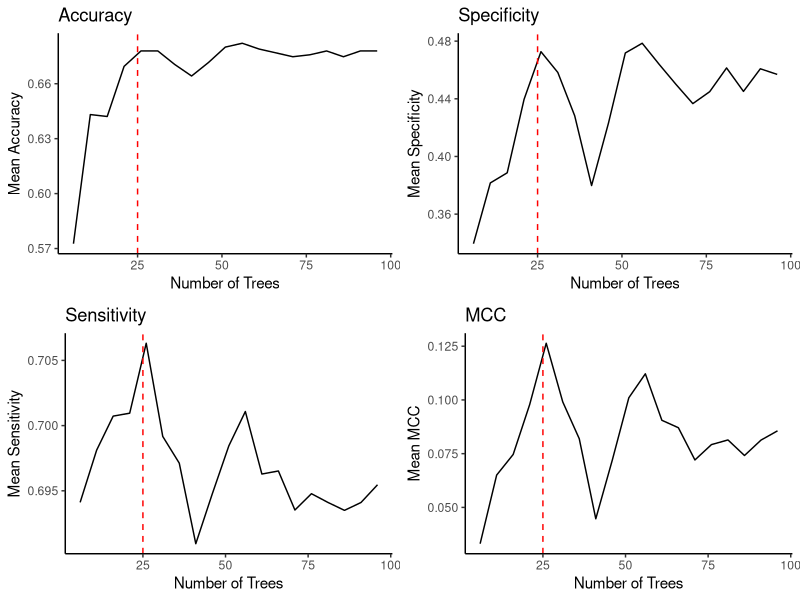
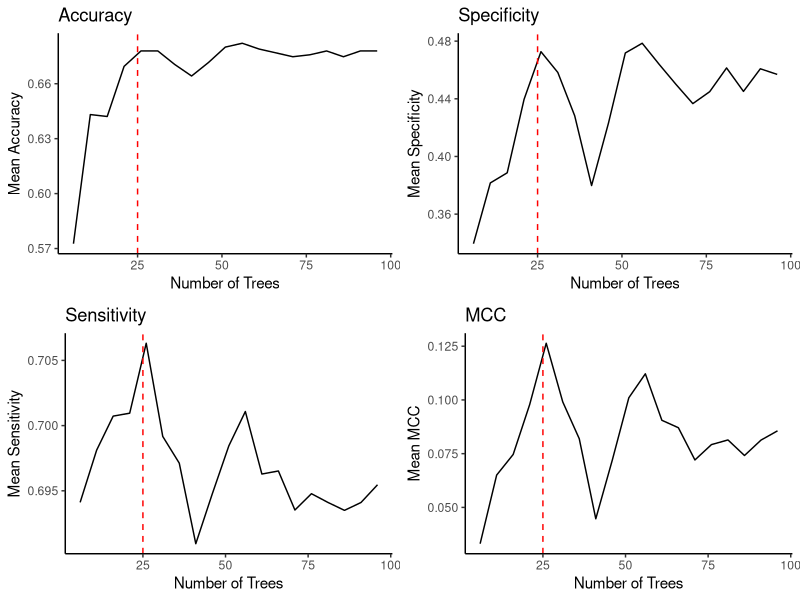
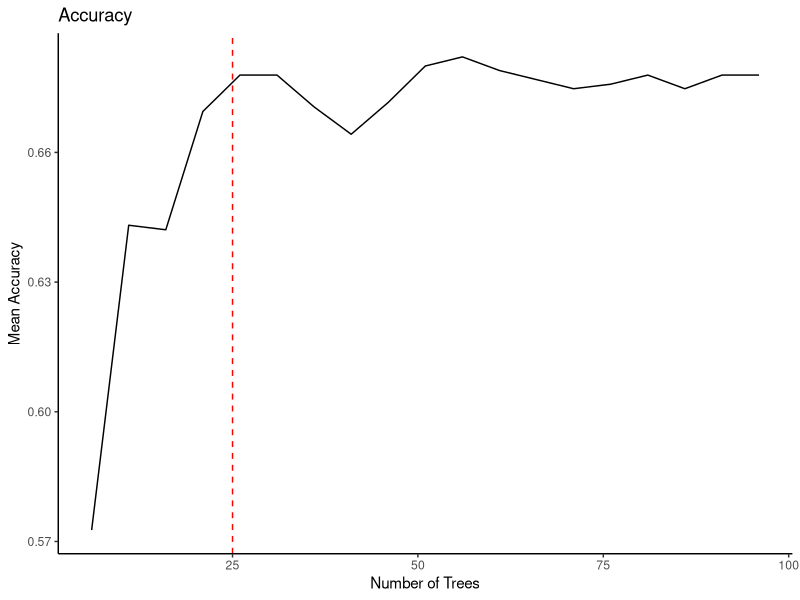
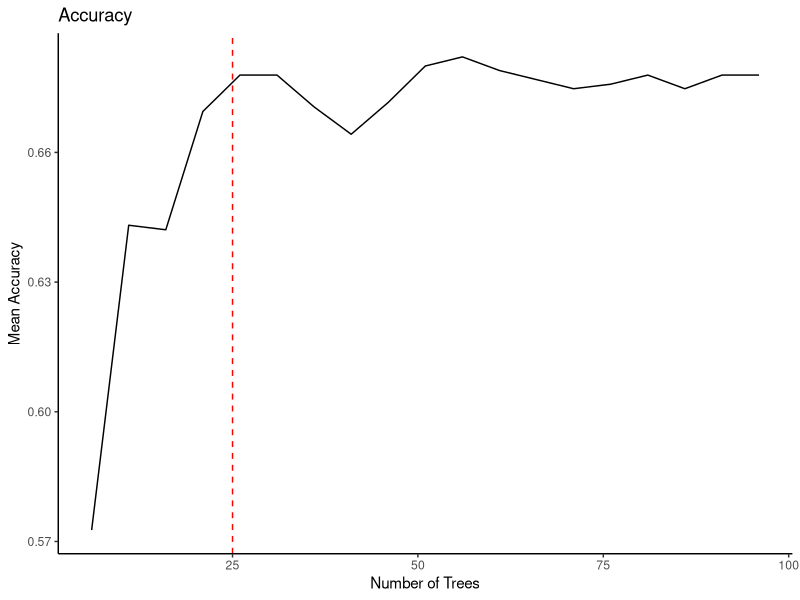
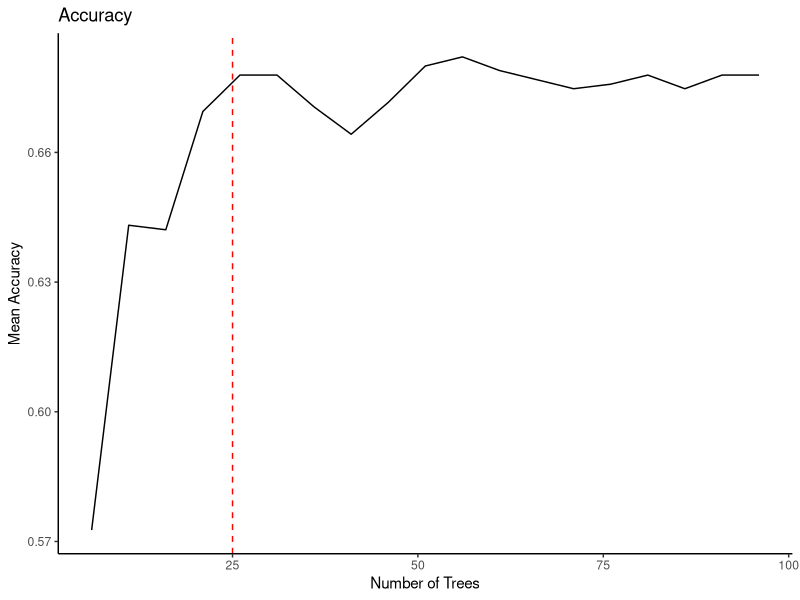
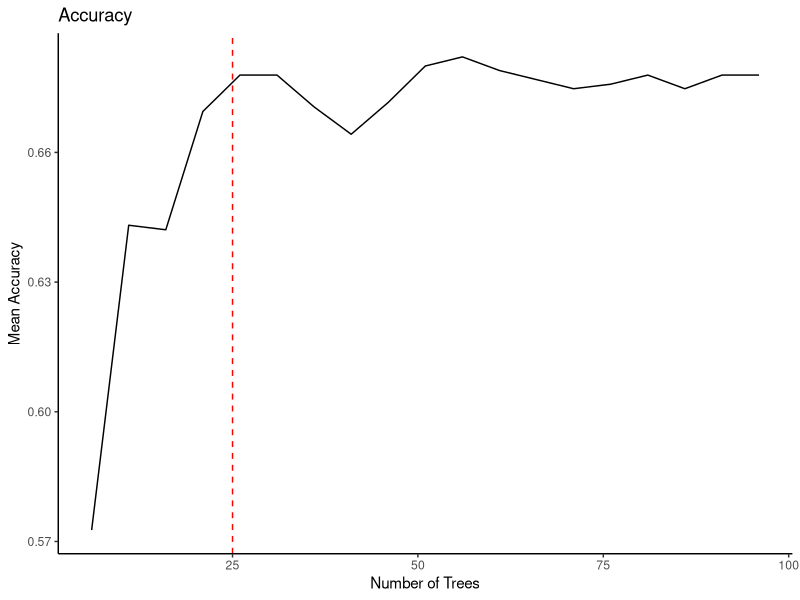

These charts were generated, in order, by the following R code:
## ---- chunk 1
setwd("~/Desktop/CAMDA_CMAP_Challenge")
#setwd("~/Desktop")
data <- read.table("numTrees.txt", sep="\t", header=TRUE)
data
## ---- chunk 2
accuracyMean <- tapply(data$accuracy,data$parameterTested,mean)
sensitivityMean <- tapply(data$sensitivity,data$parameterTested,mean)
specificityMean <- tapply(data$specificity,data$parameterTested,mean)
mccMean <- tapply(data$mcc,data$parameterTested,mean)

accuracyMean <- data.frame(accuracyMean)
parameterTested <- row.names(accuracyMean)

prepared.data <- data.frame(parameterTested,accuracyMean,sensitivityMean,specificityMean,mccMean) 
prepared.data$parameterTested <- as.numeric(as.character(prepared.data$parameterTested))
prepared.data
## ---- chunk 3
library(ggplot2)
library(gridExtra)

accuracyPlot <- ggplot(prepared.data,aes(parameterTested,accuracyMean))+
  geom_line() +
  theme_classic() +
  geom_vline(xintercept=25, linetype="dashed", color = "red") +
  labs(x = "Number of Trees", y = "Mean Accuracy", title="Accuracy")

specificityPlot <- ggplot(prepared.data,aes(parameterTested,specificityMean))+
  geom_line() +
  theme_classic() +
  geom_vline(xintercept=25, linetype="dashed", color = "red") +
  labs(x = "Number of Trees", y = "Mean Specificity", title="Specificity")

sensitivityPlot <- ggplot(prepared.data,aes(parameterTested,sensitivityMean))+
  geom_line() +
  theme_classic() +
  geom_vline(xintercept=25, linetype="dashed", color = "red") +
  labs(x = "Number of Trees", y = "Mean Sensitivity", title="Sensitivity")

mccPlot <- ggplot(prepared.data,aes(parameterTested,mccMean))+
  geom_line() +
  theme_classic() +
  geom_vline(xintercept=25, linetype="dashed", color = "red") +
  labs(x = "Number of Trees", y = "Mean MCC", title="MCC")

#accuracyPlot
#specificityPlot
#sensitivityPlot
#mccPlot

grid.arrange(accuracyPlot,specificityPlot,sensitivityPlot,mccPlot, nrow = 2)
getwd()
ggsave("optomization.png",grid.arrange(accuracyPlot,specificityPlot,sensitivityPlot,mccPlot, nrow = 2))
## ---- chunk 4
## change location for your algorithm and parameter
setwd("ParameterOptomizationGraphs/randomForest/max_leaf_nodes")

## 
ggsave("accuracymax_leaf_nodes.png",accuracyPlot)
ggsave("specificitymax_leaf_nodes.png",accuracyPlot)
ggsave("sensitivitymax_leaf_nodes.png",accuracyPlot)
ggsave("mccmax_leaf_nodes.png",accuracyPlot)
